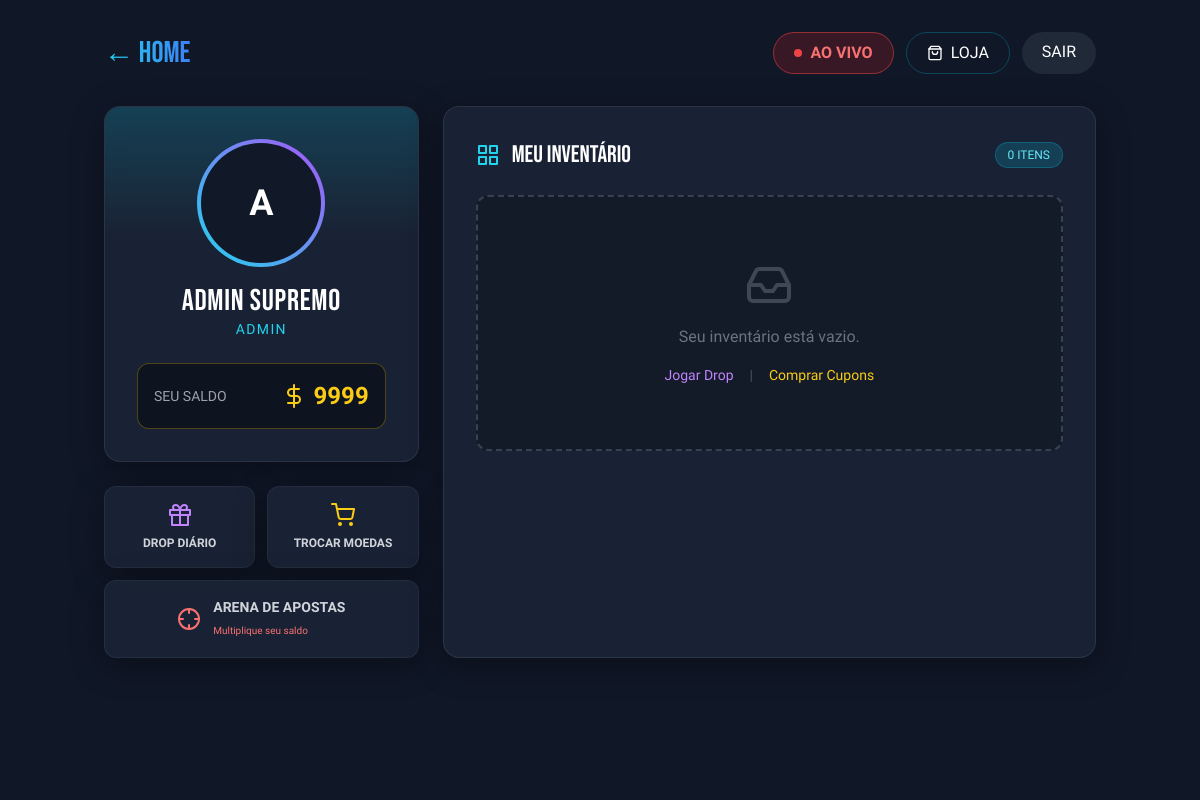
The app's page /perfil (signed in) with its own data.
### tables this page shows
CREATE TABLE usuarios (
        id INTEGER PRIMARY KEY AUTOINCREMENT,
        nome_completo TEXT NOT NULL,
        email TEXT UNIQUE NOT NULL,
        senha_hash TEXT NOT NULL,
        moedas INTEGER DEFAULT 500,
        tipo_usuario TEXT DEFAULT 'torcedor',
        ultimo_bau TEXT -- Guarda a data YYYY-MM-DD da última abertura
    );

### app.py (the view)
@app.route('/perfil')
def perfil():
    if 'usuario_id' not in session: return redirect(url_for('login'))
    conn = get_db_connection()
    u = conn.execute('SELECT * FROM usuarios WHERE id=?',(session['usuario_id'],)).fetchone()
    c = conn.execute('SELECT * FROM meus_cupons WHERE usuario_id=?',(session['usuario_id'],)).fetchall()
    conn.close()
    return render_template('perfil.html', usuario=u, cupons=c)

### app.py (called while the page is built)
def get_db_connection():
    conn = sqlite3.connect(DB_NAME)
    conn.row_factory = sqlite3.Row
    return conn

### templates/perfil.html (shortened to what this page needs)
<!DOCTYPE html>
<html lang="pt-br">
<head>
    <script src="https://cdn.tailwindcss.com"></script>
</head>
<body class="bg-[url('https://huggingface.co/spaces/Juan54/briza-killers-arena-hq/resolve/main/images/1124068.jpg')] bg-cover bg-fixed bg-center min-h-screen text-white">
    <div class="absolute inset-0 bg-gray-900/90 z-0"></div>
    <div class="relative z-10 container mx-auto px-4 py-8">
        <div class="flex justify-between items-center mb-8">
            <a href="/" class="text-3xl font-bebas text-transparent bg-clip-text bg-gradient-to-r from-cyan-400 to-blue-500 hover:opacity-80 transition">
            </a>
            <div class="flex gap-3">
                <a href="/torneios" class="px-5 py-2 rounded-full bg-red-600/20 border border-red-500/50 text-red-400 hover:bg-red-600 hover:text-white transition flex items-center gap-2 font-bold">
                    <span class="w-2 h-2 bg-red-500 rounded-full animate-pulse"></span> AO VIVO
                </a>
                <a href="/loja" class="px-5 py-2 rounded-full border border-cyan-500/30 hover:bg-cyan-500/20 transition flex items-center gap-2">
                    <i data-feather="shopping-bag" class="w-4"></i> LOJA
                </a>
                <a href="/logout" class="px-5 py-2 rounded-full bg-gray-800 hover:bg-gray-700 transition">SAIR</a>
            </div>
        </div>
        <div class="grid grid-cols-1 lg:grid-cols-12 gap-6">
            <div class="lg:col-span-4 space-y-6">
                <div class="glass-panel p-8 rounded-2xl text-center relative overflow-hidden group">
                    <div class="relative z-10">
                        <div class="w-32 h-32 mx-auto rounded-full p-1 bg-gradient-to-tr from-cyan-400 to-purple-500 mb-4">
                            <div class="w-full h-full rounded-full bg-gray-900 flex items-center justify-center text-4xl font-bold">
                                {{ usuario.nome_completo[0] }}
                            </div>
                        </div>
                        <h2 class="text-3xl font-bebas tracking-wide">{{ usuario.nome_completo }}</h2>
                        <p class="text-cyan-400 uppercase tracking-widest text-sm mb-6">{{ usuario.tipo_usuario }}</p>
                        <div class="bg-black/40 rounded-xl p-4 border border-yellow-500/30 flex justify-between items-center">
                            <span class="text-gray-400 text-sm uppercase">Seu Saldo</span>
                            <div class="flex items-center gap-2 text-2xl font-bold text-yellow-400">
                                <i data-feather="dollar-sign" class="w-6 h-6"></i>
                                {{ usuario.moedas }}
                            </div>
                        </div>
                    </div>
                </div>
                <div class="grid grid-cols-2 gap-3">
                    <a href="/recompensas" class="glass-panel p-4 rounded-xl text-center hover:bg-purple-500/20 transition cursor-pointer group border border-white/5 hover:border-purple-500/50">
                        <i data-feather="gift" class="w-6 h-6 mx-auto mb-2 text-purple-400 group-hover:scale-110 transition"></i>
                        <span class="font-bold text-xs text-gray-300 group-hover:text-white block">DROP DIÁRIO</span>
                    </a>
                    <a href="/loja-moedas" class="glass-panel p-4 rounded-xl text-center hover:bg-yellow-500/20 transition cursor-pointer group border border-white/5 hover:border-yellow-500/50">
                        <i data-feather="shopping-cart" class="w-6 h-6 mx-auto mb-2 text-yellow-400 group-hover:scale-110 transition"></i>
                        <span class="font-bold text-xs text-gray-300 group-hover:text-white block">TROCAR MOEDAS</span>
                    </a>
                    <a href="/torneios" class="col-span-2 glass-panel p-4 rounded-xl text-center hover:bg-red-600/20 transition cursor-pointer group border border-white/5 hover:border-red-500/50 flex items-center justify-center gap-3">
                        <i data-feather="crosshair" class="w-6 h-6 text-red-400 group-hover:rotate-90 transition duration-500"></i>
                        <div class="text-left">
                            <span class="font-bold text-sm text-gray-300 group-hover:text-white block">ARENA DE APOSTAS</span>
                            <span class="text-[10px] text-red-400">Multiplique seu saldo</span>
                        </div>
                    </a>
                </div>
            </div>
            <div class="lg:col-span-8">
                <div class="glass-panel p-8 rounded-2xl h-full">
                    <div class="flex justify-between items-center mb-6">
                        <h3 class="text-2xl font-bebas text-white flex items-center gap-3">
                            <i data-feather="grid" class="text-cyan-400"></i> MEU INVENTÁRIO
                        </h3>
                        <span class="text-xs bg-cyan-500/20 text-cyan-300 px-3 py-1 rounded-full border border-cyan-500/30">
                            {{ cupons|length }} ITENS
                        </span>
                    </div>
                    {% if not cupons %}
                        <div class="h-64 flex flex-col items-center justify-center text-gray-500 border-2 border-dashed border-gray-700 rounded-xl bg-black/20">
                            <i data-feather="inbox" class="w-12 h-12 mb-4 opacity-50"></i>
                            <p>Seu inventário está vazio.</p>
                            <div class="flex gap-4 mt-4 text-sm">
                                <a href="/recompensas" class="text-purple-400 hover:underline">Jogar Drop</a>
                                <span class="text-gray-600">|</span>
                                <a href="/loja-moedas" class="text-yellow-400 hover:underline">Comprar Cupons</a>
                            </div>
                        </div>
                    {% endif %}
                </div>
            </div>
        </div>
    </div>
</body>
</html>

### templates/perfil.html (style rules this page uses)
body { font-family: 'Rajdhani', sans-serif; background-color: #0f172a; }
.font-bebas { font-family: 'Bebas Neue', cursive; }
.glass-panel { background: rgba(30, 41, 59, 0.7); backdrop-filter: blur(12px); border: 1px solid rgba(255, 255, 255, 0.08); box-shadow: 0 8px 32px 0 rgba(0, 0, 0, 0.37); }

### records on screen
usuarios: nome_completo "A", nome_completo "Admin Supremo", tipo_usuario "ADMIN", moedas "9999"

### other values on screen
{{ cupons|length }} "0"
